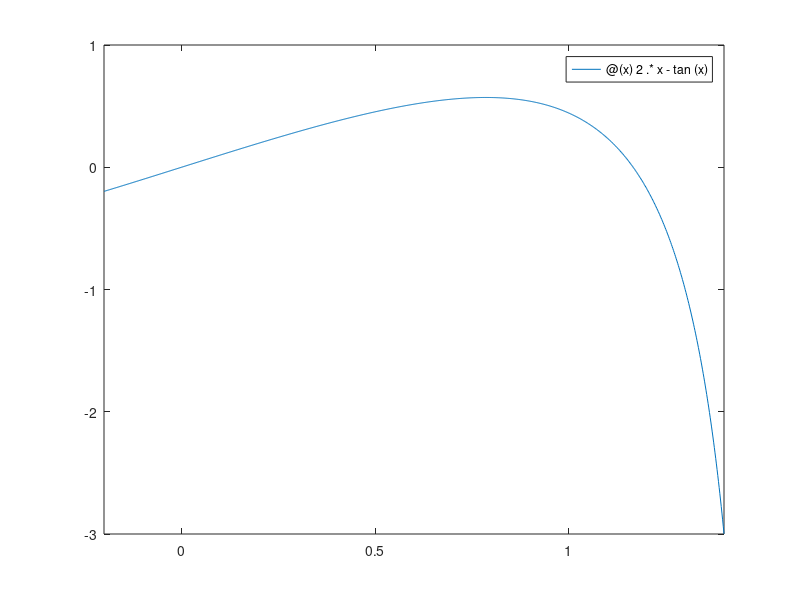

Source code (MATLAB): (Note: this script raises an error after producing the figure.)
%4.3.2
%b there is one root in the intervval
f = @(x) 2.*x - tan(x);
dfdx = @(x) 2-(sec(x)).^2;
fplot(f, [-.2 1.4]);
%c
true_root = fzero(f, 1);
true_root
%d
results = newton(f, dfdx, 1);
root = results(end);
root
%e
xn = [1];
e = [xn(1) - true_root];
for k =1:4
   xn(end+1) = xn(end) - f(xn(end))/dfdx(xn(end));
   e(end+1) = xn(end) - true_root;
end
e
function x = newton(f, dfdx, x1)
funtol = 100*eps; xtol = 100*eps; maxiter=40;
x = x1;
y = f(x1);
dx = Inf;
k =1;
while(abs(dx) > xtol)&&(abs(y) > funtol)&&(k < maxiter)
    dydx = dfdx(x(k));
    dx = -y/dydx;
    x(k+1) = x(k) + dx;
    k = k+1;
    y=f(x(k));
end
end


